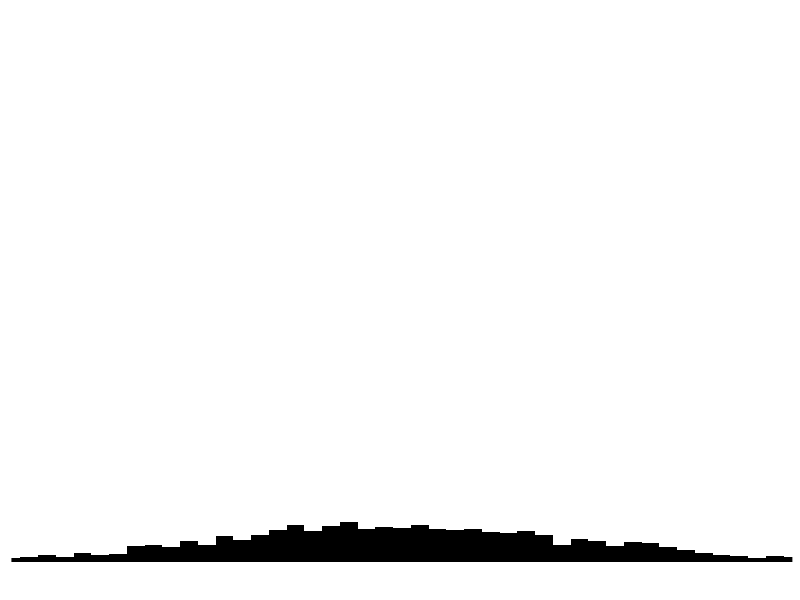
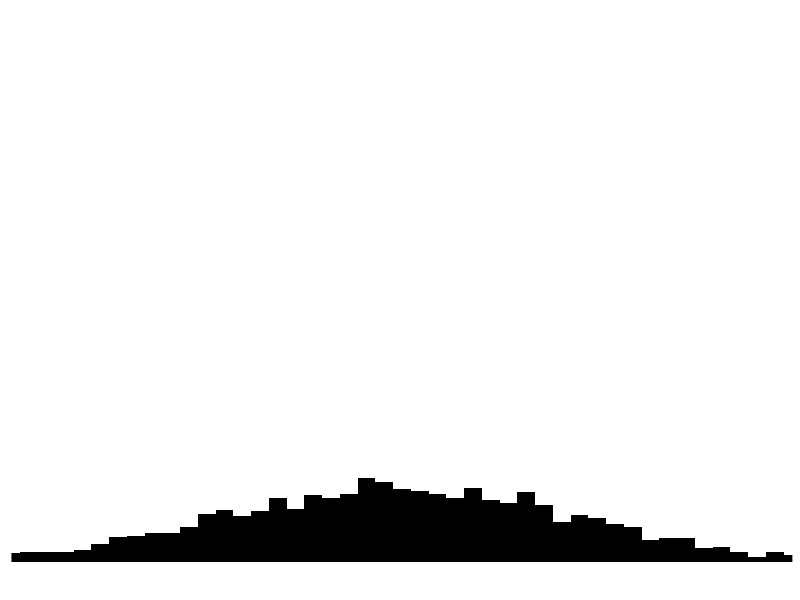
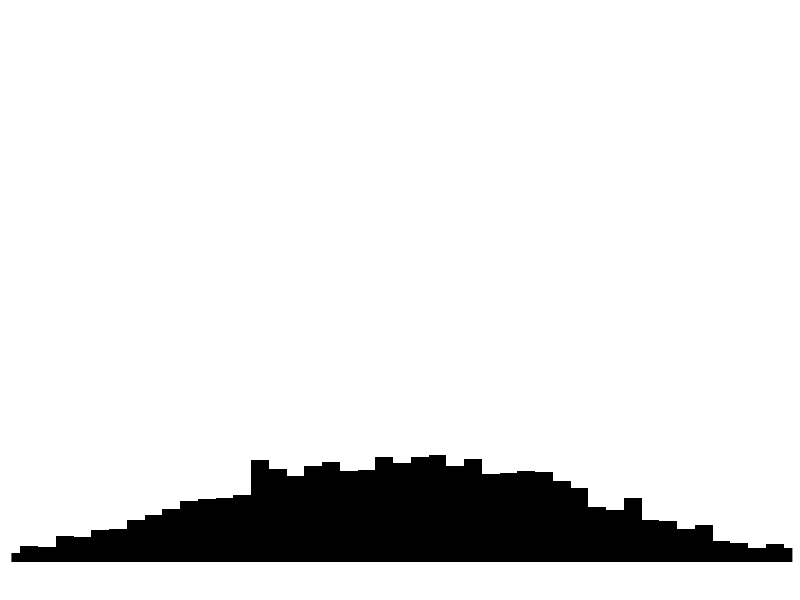
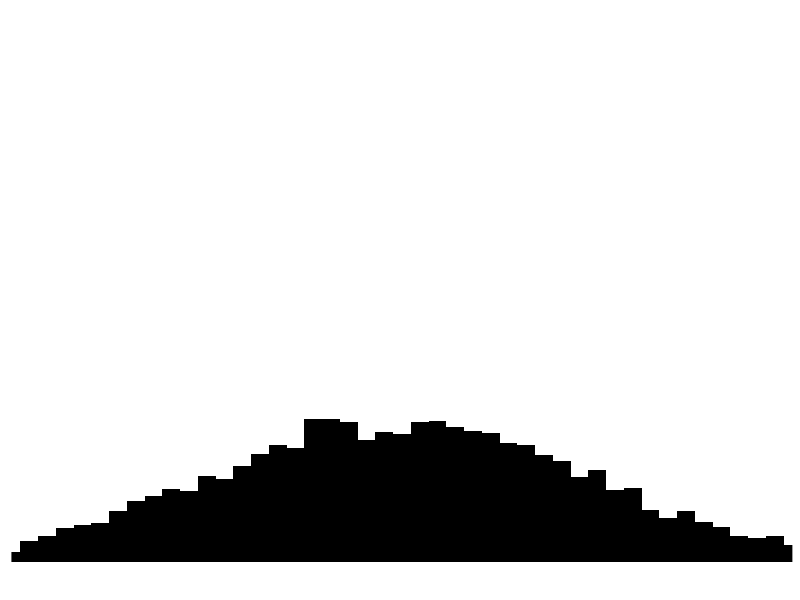
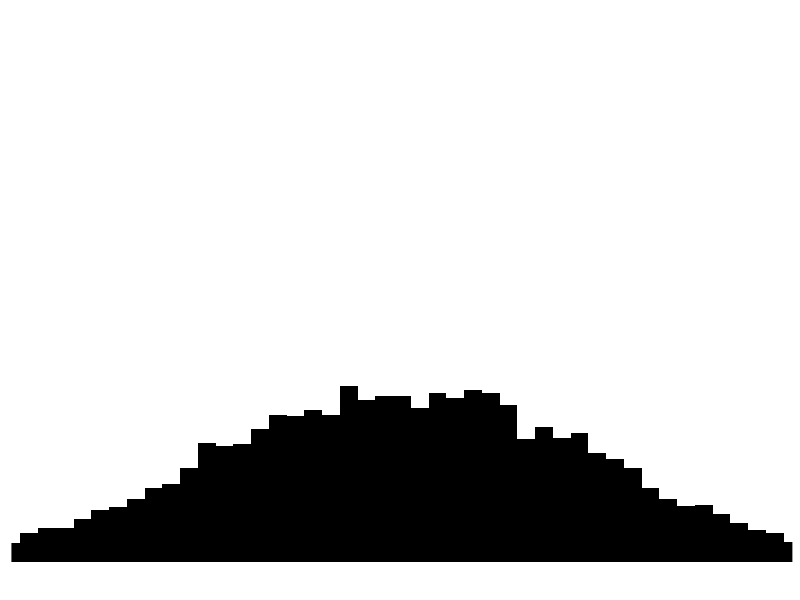
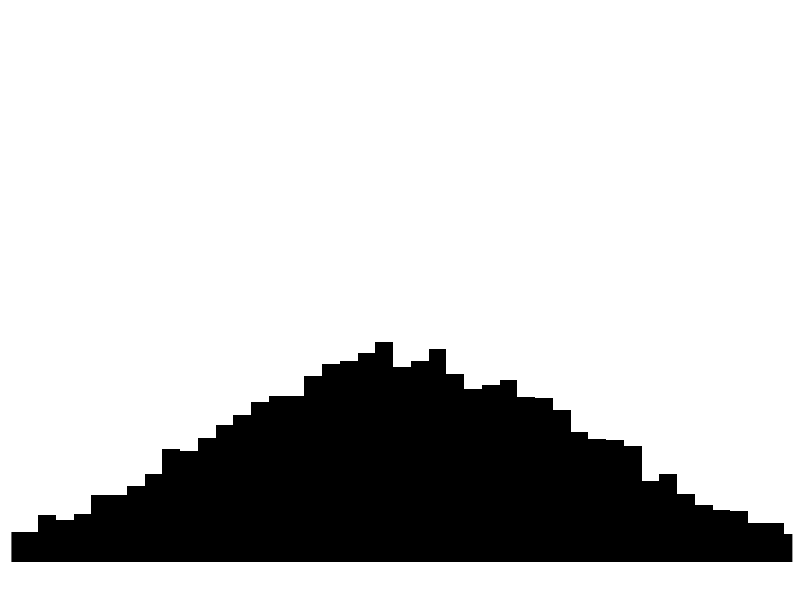
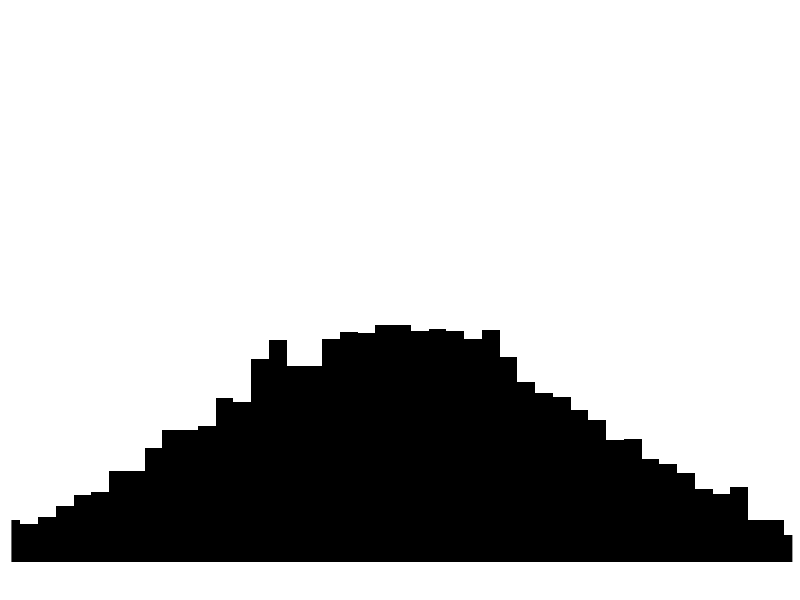
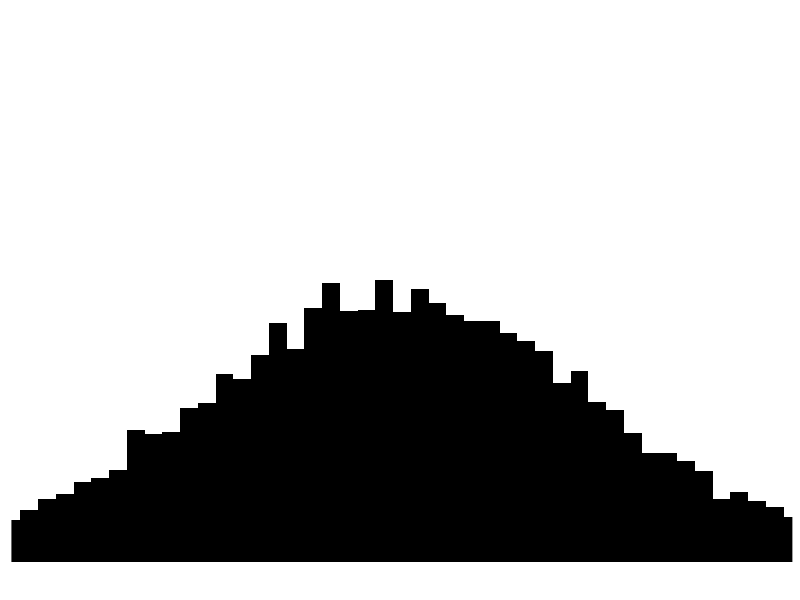

Here is the R script that generated these plots, in order: (Note: this script raises an error after producing the figures.)
# Animated Charts

# This script generates data and plots that data and 
# strings together the plots to make animated gifs

# PLOT 1 - Distribution elevator

# Process
# Initiate parameters
      # Mean
      # Variance
# Loop
      # Generate random data (pnorm)
            # Increment mean
            # Increment variance?
      # Generate plots
            # Marginal distribution
            # Violin plot?

library(ggplot2)

sd1 <- 5
sd2 <- 5
n1 <- 0
n2 <- 0

for(i in 1:100)
{
      if(i < 50)
      {
            n1 <- n1 + 1800
            sd1 <- sd1 + 0.1
      } else
      {
            n1 <- n1 + 1800
            sd1 <- sd1 + 0.1
            n2 <- n2 + 1800
            sd2 <- sd2 + 0.1
      }
      
      dat <- data.frame(x = c(rnorm(n1, sd = sd1), rnorm(n2, sd = sd2)), y = c(rep(c("a","b"), times = c(n1,n2))))
      
      p <- ggplot(dat,aes(x=x)) + 
            geom_histogram(data=subset(dat, y == 'a'), fill = "black", binwidth = 0.5) +
            geom_histogram(data=subset(dat, y == 'b'), fill = "white", binwidth = 0.5) +
            coord_cartesian(xlim = c(-10, 10), ylim = c(0, 1000)) + 
            theme_minimal() + 
            theme(
                  line = element_line(colour = "white", 
                                      size = 0, 
                                      linetype = 1),
                  
                  axis.line = element_blank(),
                  axis.text = element_blank(),
                  axis.title = element_blank(),
                  axis.ticks = element_blank(),
                  
                  panel.background = element_rect(fill = "white", size = 0),
                  panel.border = element_blank(),
                  panel.grid.major = element_blank(),
                  panel.grid.minor = element_blank()
            )
      
      name <- "FourthTry"
      frame <- i
      
      ggsave(paste0("fig/",name,frame,".png"))
}

